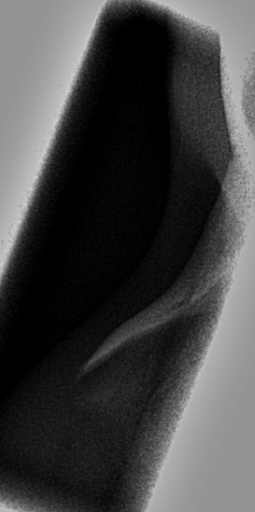
#> input picture ImageCLEFmed2007_test/10746.png, 255 x 512 px; its folder holds only this picture in this run
$ python preprocessing.py
#> lines starting #> are read from the running program, lines starting #| are printed output that depends on the picture
### feature_extractor.py
# pylint: disable=no-member
# import the necessary packages
import numpy as np
import cv2

class FeatureExtractor:

    #######################################################################################################################
    # Function extract(self, image)
    # Function to extract features for an image
    #
    # Input arguments:
    #   - [image] image: input image
    # Output argument:
    #   - [list] features: list with extracted features
    #######################################################################################################################
    def extract(self, image):
        spatial = self.extract_features_spatial(image, factor=50)
        thumb = self.thumbnail_features(image)
        part = self.partitionbased_histograms(image)
        features = np.concatenate([spatial, thumb, part]).astype(np.float32)

        # Normalize the feature vector to unit length (L2 normalization).
        # After this step, the vector has length 1, which allows cosine similarity
        # to be computed simply as a dot product: cos_sim(x, y) = x · y
        # This removes the need to compute norms during search time.
        norm = np.linalg.norm(features)
        if norm > 0:
            features /= norm

        return features

    #######################################################################################################################
    # Function histogram(self, image)
    # Function to extract histogram features for an image
    #
    # Tipp:
    # 	- use 'cv2.calcHist'
    #	- create a list out of the histogram (hist.tolist())
    #	- return a flatten list
    #
    # Input arguments:
    #   - [image] image: input image
    # Output argument:
    #   - [list] features: list with extracted features
    #######################################################################################################################
    def histogram(self, image):
        hist = cv2.calcHist([image], [0], None, [256], [0, 256])
        return hist.ravel()

    #######################################################################################################################
    # Function partitionbased_histograms(self, image, factor = 4):
    # Function to create partition based histograms
    #
    # Help:
    #   - Resize image (dim(100, 100))
    #	- Observe (factor * factor) image parts
    #	- calculate a histogramm for each part and add to feature list
    #
    # Input arguments:
    #   - [image] image: input image
    #	- [int] factor: facto to split images into parts
    # Output argument:
    #   - [list] feature_list: list with extracted features
    #######################################################################################################################
    def partitionbased_histograms(self, image, factor=2, bins=32):
        dim = (64, 64)  # kleiner als vorher, reicht
        resized = cv2.resize(image, dim)
        h, w = resized.shape
        h_step = h // factor
        w_step = w // factor

        feature_list = []
        for i in range(factor):
            for j in range(factor):
                patch = resized[i * h_step:(i + 1) * h_step,
                        j * w_step:(j + 1) * w_step]

                hist = cv2.calcHist([patch], [0], None, [bins], [0, 256])
                hist = cv2.normalize(hist, hist).flatten().tolist()
                feature_list.extend(hist)

        return feature_list

    #######################################################################################################################
    # Function thumbnail_features(self, image)
    # Function to create a thumbnail of an image and return the image values (features)
    #
    # Help:
    #   - Resize image (dim(30,30))
    #	- Create a list from the image (np array)
    #	- flatten and return the list
    #
    # Input arguments:
    #   - [image] image: input image
    # Output argument:
    #   - [list] feature_list: list with extracted features
    #######################################################################################################################
    def thumbnail_features(self, image):
        resized_image = cv2.resize(image, (8, 8))
        return resized_image.ravel()

    #######################################################################################################################
    # Function extract_features_spatial(self, image, factor = 10)
    # Function to create spatial features
    #
    # Help:
    #   - Resize image (dim(200,200))
    #	- Observe (factor * factor) image parts
    #	- calculate max, min and mean for each part and add to feature list
    #
    # Input arguments:
    #   - [image] image: input image
    #	- [int] factor: facto to split images into parts
    # Output argument:
    #   - [list] feature_list: list with extracted features
    #######################################################################################################################
    def extract_features_spatial(self, image, factor=50):
        features = []
        resized_image = cv2.resize(image, (200, 200))
        area_cnt = 200 // factor  # 4 bei factor=50

        for i in range(area_cnt):
            for j in range(area_cnt):
                img_area = resized_image[
                           j * factor:(j + 1) * factor,
                           i * factor:(i + 1) * factor
                           ]
                img_area = img_area.astype(np.float32)
                features.append(np.max(img_area))
                features.append(np.min(img_area))
                features.append(np.mean(img_area))

        return np.array(features, dtype=np.float32)

    #######################################################################################################################
    # Function image_pixels(self, image):
    # Function to return the image pixels as features
    #
    # Example of a **bad** implementation. The use of pixels as features is highly inefficient!
    #
    # Input arguments:
    #   - [image] image: input image
    # Output argument:
    #   - [list] feature_list: list with extracted features
    #######################################################################################################################
    # [7 lines left out: function image_pixels, not called in this run]


# [16 lines that do not run on import are left out]

### preprocessing.py
# pylint: disable=no-member
# Dataset : https://publications.rwth-aachen.de/record/667228
import cv2
from feature_extractor import FeatureExtractor
import os
import csv
import glob

#######################################################################################################################
# Function get_images_paths(image_directory = "./images/", file_extensions = (".png", ".jpg"))
# Function to receive every path to a file with ending "file_extension" in directory "image_directory"
#
# Help:
#   - Iterate over every file_extension
#   - Create a string pattern
#   - Use glob to retrieve all possible file paths (https://docs.python.org/3.7/library/glob.html )
#   - Add the paths to a list  (extend)
#   -> Remember to adapt the path variable!
#
# Input arguments:
#   - [string] image_directory = "./images/": Path to image directory
#   - [tuple]  file_extensions = (".png", ".jpg") : Tuple of strings with the possible file extensions.
# Output argument:
#   - [list] image_paths: list of image paths (strings)
#######################################################################################################################
def get_images_paths(image_directory = "./ImageCLEFmed2007_test/", file_extensions = (".png", ".djpg")):
    image_directory = os.path.abspath(image_directory)
    paths = []
    for ext in file_extensions:
        # non-recursive:
        paths.extend(glob.glob(os.path.join(image_directory, f"*{ext}")))
    return sorted(paths)

#######################################################################################################################
# Function create_feature_list(image_paths)
# Function to create a features for every image in "image_paths"
#
# Help:
#   - Iterate over all image paths
#   - Read in the image
#   - Extract features with class "feature_extractor"
#   - Add features to a list "feature_list"
#
# Input arguments:
#   - [list] image_paths: list of image paths (strings)
# Output argument:
#   - [list] feature_list: list with extraced features
#######################################################################################################################
def create_feature_list(image_paths):
    feature_list = []
    feature_extractor = FeatureExtractor()
    for img_path in image_paths:
        img = cv2.imread(img_path, cv2.IMREAD_GRAYSCALE)
#> img is the input picture: shape (512, 255); min 0, max 209, mean 66.3
        assert img is not None
        feature_list.append(feature_extractor.extract(img))
#> in extract_features_spatial, `resized_image = cv2.resize(image, (200, 200))`:
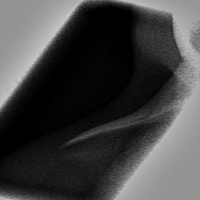
#> resized_image: shape (200, 200); min 0, max 203, mean 66.2
#> after the loop in extract_features_spatial, `for i in range(area_cnt):`:
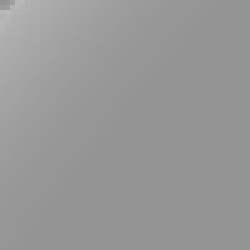
#> img_area: shape (50, 50) float32 (shown 5 times larger); min 146, max 186, mean 151.5
#> after the loop in extract_features_spatial, `for i in range(area_cnt):`: features = 48 values, max 203 at index 3, min 0 at index 4, mean 79.64
#> in extract, `spatial = self.extract_features_spatial(image, factor=50)`: spatial has the same summary as features in extract_features_spatial
#> in extract, `thumb = self.thumbnail_features(image)`: thumb = 64 values, max 189 at index 24, min 0 at index 4, mean 64.91
#> in partitionbased_histograms, `resized = cv2.resize(image, dim)`:
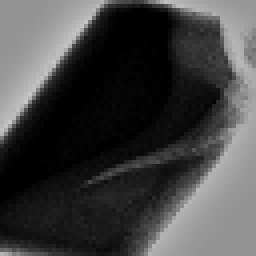
#> resized: shape (64, 64) (shown 4 times larger); min 0, max 199, mean 66.2
#> after the loop in partitionbased_histograms, `for i in range(factor):`: feature_list = 128 values, max 0.871 at index 0, min 0 at index 25, mean 0.0843
#> in extract, `part = self.partitionbased_histograms(image)`: part has the same summary as feature_list in partitionbased_histograms
#> in extract, `features = np.concatenate([spatial, thumb, part]).astype(np.float32)`: features = 240 values, max 203 at index 3, min 0 at index 4, mean 33.28
#> in extract, `norm = np.linalg.norm(features)`: norm = 1060
#> in extract, `features /= norm`: features = 240 values, max 0.192 at index 3, min 0 at index 4, mean 0.0314
    return feature_list

#######################################################################################################################
# Function write_to_file(features, image_paths, output_name = "index.csv")
# Function to write features into a CSV file
#
# Help:
#   - Open file ("output_name")
#   - Iterate over all features (image wise)
#   - Create a string with all features concerning one image seperated by ","
#   - Write the image paths and features in one line in the file [format: image_path,feature_1,feature_2, ..., feature_n]
#   - Close file eventually
#
#   - Information about files http://www.tutorialspoint.com/python/file_write.htm
#
# Input arguments:
#   - [list] feature_list: list with extraced features
#   - [list] image_paths: list of image paths (strings)
#   - [string] output_name = "index.csv": Name of the created output file
# Output argument:
#
#######################################################################################################################
def write_to_file(features, image_paths, output_name = "index.csv"):
    with open("./"+output_name, "w", newline="", encoding="utf-8") as f:
        w = csv.writer(f, delimiter=",")
        for path, feats in zip(image_paths, features):
            w.writerow([str(path), *feats])


if __name__ == '__main__':
    image_paths = get_images_paths()

    features  = create_feature_list(image_paths)
#> features = 1 item
    #
    write_to_file(features, image_paths)
#> the loop in write_to_file, `for path, feats in zip(image_paths, features):` made 1 pass
